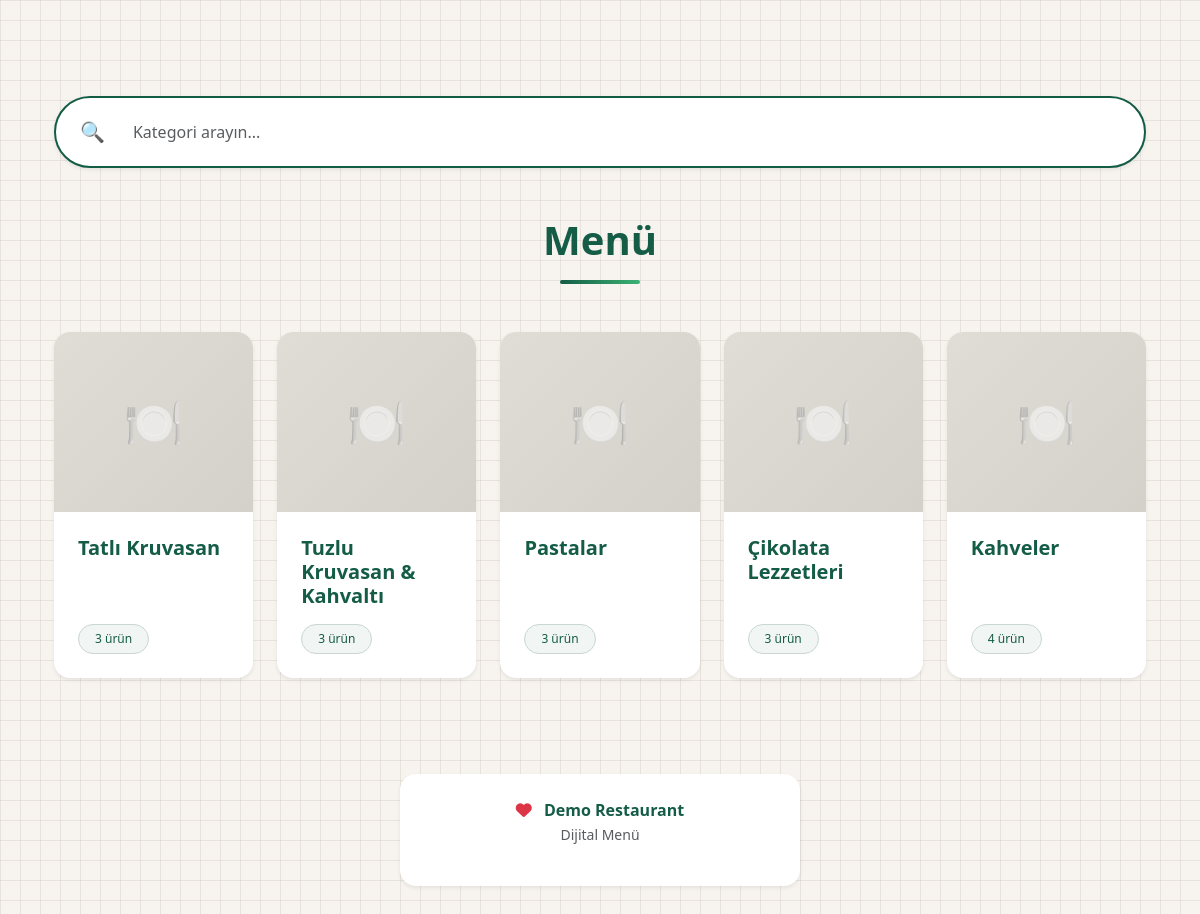
/app/public/menu.php?lang=tr, run on the app's committed database.
### tables this page shows
CREATE TABLE IF NOT EXISTS categories (
    id INT AUTO_INCREMENT PRIMARY KEY,
    restaurant_id INT NOT NULL,
    name VARCHAR(100),
    sort_order INT DEFAULT 0,
    created_at TIMESTAMP DEFAULT CURRENT_TIMESTAMP,
    FOREIGN KEY (restaurant_id) REFERENCES restaurants(id) ON DELETE CASCADE
);

CREATE TABLE IF NOT EXISTS restaurants (
    id INT AUTO_INCREMENT PRIMARY KEY,
    name VARCHAR(150),
    logo_path VARCHAR(255) NULL,
    instagram_url VARCHAR(255) NULL,
    show_instagram TINYINT(1) NOT NULL DEFAULT 0,
    slug VARCHAR(150) UNIQUE
);

### app/app/includes/lang.php (called while the page is built, shortened)
<?php
function t(string $key, array $replacements = []): string {
    $translation = $GLOBALS['translations'][$key] ?? $key;
    foreach ($replacements as $placeholder => $value) {
        $translation = str_replace('%' . $placeholder . '%', $value, $translation);
    }
    return $translation;
}
function getCurrentLangCode(): string {
    return $GLOBALS['current_lang'];
}
function getLocalizedCategoryName($category): string {
    $currentLang = getCurrentLangCode();
    switch ($currentLang) {
        case 'tr':
        default:
            return $category['name'];
    }
}
?>

### app/public/menu.php (the view, shortened to what this page needs)
<?php
$pdo = getDb();
$restaurantId = 1;
$restaurant = null;
$categoriesData = [];
$categoryId = isset($_GET['category_id']) ? (int)$_GET['category_id'] : null;
try {
    $stmt = $pdo->prepare("SELECT * FROM restaurants WHERE id = :id LIMIT 1");
    $stmt->bindParam(':id', $restaurantId);
    $stmt->execute();
    $restaurant = $stmt->fetch();
    if ($restaurant) {
        if (!isset($restaurant['instagram_url'])) {
            $restaurant['instagram_url'] = '';
        }
        if (!isset($restaurant['logo_path'])) {
            $restaurant['logo_path'] = '';
        }
    }
} catch (PDOException $e) {
    try {
        $stmt = $pdo->prepare("SELECT id, name, slug FROM restaurants WHERE id = :id LIMIT 1");
        $stmt->bindParam(':id', $restaurantId);
        $stmt->execute();
        $restaurant = $stmt->fetch();
        if ($restaurant) {
            $restaurant['instagram_url'] = '';
            $restaurant['show_instagram'] = 0;
            $restaurant['logo_path'] = '';
        }
    } catch (PDOException $e2) {
        $restaurant = null;
    }
}
if (!$categoryId) {
    try {
        $stmt = $pdo->prepare("SELECT * FROM categories WHERE restaurant_id = :restaurant_id ORDER BY sort_order, id");
        $stmt->bindParam(':restaurant_id', $restaurantId);
        $stmt->execute();
        $categories = $stmt->fetchAll();
        foreach ($categories as $category) {
            try {
                $stmt = $pdo->prepare("SELECT * FROM products WHERE category_id = :category_id AND is_active = 1 ORDER BY sort_order, id");
                $stmt->bindParam(':category_id', $category['id']);
                $stmt->execute();
                $products = $stmt->fetchAll();
                if (!empty($products)) {
                    $productCount = count($products);
                    $coverImage = null;
                    $categoriesData[] = [
                        'category' => $category,
                        'productCount' => $productCount,
                        'coverImage' => $coverImage
                    ];
                }
            } catch (PDOException $e) {
                continue;
            }
        }
    } catch (PDOException $e) {
        $categoriesData = [];
    }
}
include __DIR__ . '/../app/views/header.php';
?>
<div>
    <div class="container">
        <?php if (!$categoryId): ?>
            <div class="search-wrapper my-4">
                <div class="rounded-pill bg-white shadow-sm px-4 py-3 d-flex align-items-center" style="border:2px solid #145c46;">
                    <span class="me-3 primary-green fs-5">🔍</span>
                    <input type="text" id="categorySearch" class="form-control border-0 shadow-0" placeholder="<?= t('menu.search_placeholder') ?>" />
                </div>
            </div>
            <div class="text-center my-5">
                <h2 class="fw-bold fs-1 primary-green mb-3"><?= t('menu.title') ?></h2>
                <div class="menu-underline mt-2"></div>
            </div>
            <?php if (empty($categoriesData)): ?>
                <div class="text-center my-5">
                    <div class="card border-0 shadow-sm rounded-4 mx-auto" style="max-width:420px; background:#fff;">
                        <div class="card-body py-5">
                            <div class="mb-3">
                                <span style="font-size: 3rem;">🍽️</span>
                            </div>
                            <h5 class="fw-bold mb-3 primary-green"><?= t('menu.no_categories') ?></h5>
                            <p class="text-muted mb-0"><?= t('menu.no_categories_desc') ?></p>
                        </div>
                    </div>
                </div>
            <?php else: ?>
                <div class="row g-4 mb-5">
                    <?php foreach ($categoriesData as $categoryDataItem): ?>
                        <div class="col-6 col-md-4 col-lg-3 col-xl-2-4 category-item" data-name="<?= htmlspecialchars(strtolower(getLocalizedCategoryName($categoryDataItem['category']))) ?>">
                            <a href="/menu.php?category_id=<?= (int)$categoryDataItem['category']['id'] ?>" class="text-decoration-none text-dark">
                                <div class="card border-0 shadow-sm rounded-4 h-100 category-card" style="overflow: hidden;">
                                    <?php if (!empty($categoryDataItem['coverImage'])): ?>
                                        <img src="<?= htmlspecialchars($categoryDataItem['coverImage']) ?>"
                                             class="card-img-top"
                                             style="height:180px; object-fit:cover;"
                                             alt="<?= htmlspecialchars(getLocalizedCategoryName($categoryDataItem['category'])) ?>">
                                    <?php else: ?>
                                        <div class="d-flex align-items-center justify-content-center" style="height:180px; background:linear-gradient(135deg, #e0ddd7, #d4d1cb);">
                                            <span style="font-size: 3rem; opacity: 0.6;">🍽️</span>
                                        </div>
                                    <?php endif; ?>
                                    <div class="card-body d-flex flex-column justify-content-between p-4">
                                        <h5 class="card-title fw-bold mb-3 primary-green">
                                            <?= htmlspecialchars(getLocalizedCategoryName($categoryDataItem['category'])) ?>
                                        </h5>
                                        <span class="badge rounded-pill px-3 py-2 badge-custom align-self-start">
                                            <?= t('menu.items_count', ['count' => (int)$categoryDataItem['productCount']]) ?>
                                        </span>
                                    </div>
                                </div>
                            </a>
                        </div>
                    <?php endforeach; ?>
                </div>
            <?php endif; ?>
        <?php endif; ?>
        <div class="text-center mt-5 mb-4 pt-5">
            <div class="card border-0 shadow-sm rounded-4 mx-auto" style="max-width: 400px; background: #fff;">
                <div class="card-body py-4">
                    <p class="text-muted mb-3">
                        <i class="fas fa-heart text-danger me-2"></i>
                        <strong class="primary-green">
                            <?= $restaurant ? htmlspecialchars($restaurant['name']) : 'Restaurant' ?>
                        </strong>
                        <br>
                        <small><?= t('menu.digital_menu') ?></small>
                    </p>
                </div>
            </div>
        </div>
    </div>
</div>
<?php include __DIR__ . '/../app/views/footer.php'; ?>

### app/public/assets/public.css (style rules this page uses)
body { background: #f6f3ee; font-family: 'Segoe UI', Tahoma, Geneva, Verdana, sans-serif; }
.primary-green { color: #145c46; }
.search-wrapper input { border: none !important; outline: none !important; box-shadow: none !important; }
.category-card { transition: transform 0.2s ease-in-out, box-shadow 0.2s ease-in-out; }
.rounded-4 { border-radius: 1rem !important; }
.badge-custom { background: #f1f5f3; color: #145c46; border: 1px solid #c9d7cf; font-weight: 500; }
.menu-underline { width: 80px; height: 4px; border-radius: 999px; background: linear-gradient(to right, #145c46, #3bb273); margin: 0 auto; }
body { background-color: #f7f3ef; background-image: linear-gradient(to right, rgba(216, 211, 201, 0.5) 1px, transparent 1px), linear-gradient(to bottom, rgba(216, 211, 201, 0.5) 1px, transparent 1px); background-size: 20px 20px; }
@media (min-width: 992px) { .container { padding-top: 3rem; } }
.search-wrapper { margin-bottom: 3rem; }
@media (min-width: 1200px) { .col-xl-2-4 { flex: 0 0 20%; max-width: 20%; } }

### data on the page
categories: name "Tatlı Kruvasan", productCount "3 ürün"
categories: name "Tuzlu Kruvasan & Kahvaltı", productCount "3 ürün"
categories: name "Pastalar", productCount "3 ürün"
categories: name "Çikolata Lezzetleri", productCount "3 ürün"
categories: name "Kahveler", productCount "4 ürün"
restaurants: name "Demo Restaurant"

### other printed values
t('menu.title') "Menü"
t('menu.digital_menu') "Dijital Menü"
